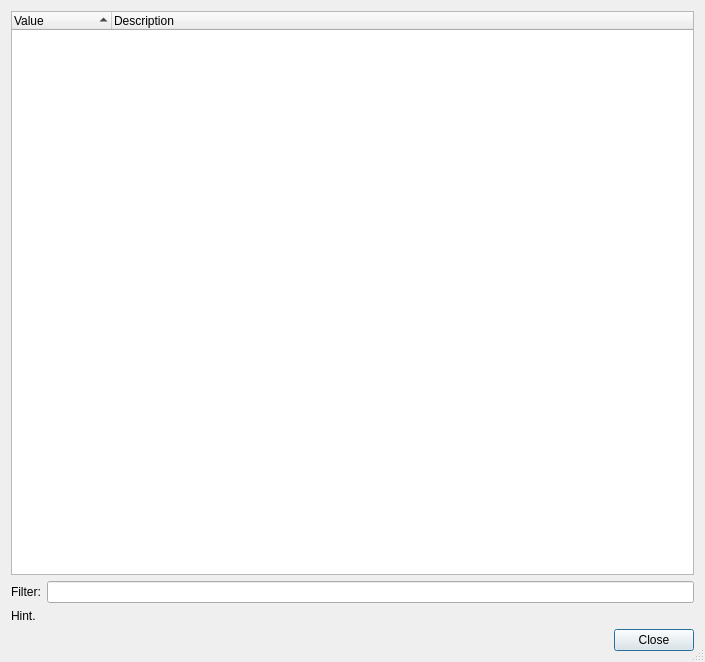
<?xml version="1.0" encoding="UTF-8"?>
<ui version="4.0">
 <class>FieldValuesDialog</class>
 <widget class="QDialog" name="FieldValuesDialog">
  <property name="geometry">
   <rect>
    <x>0</x>
    <y>0</y>
    <width>705</width>
    <height>662</height>
   </rect>
  </property>
  <property name="sizePolicy">
   <sizepolicy hsizetype="Preferred" vsizetype="Preferred">
    <horstretch>0</horstretch>
    <verstretch>0</verstretch>
   </sizepolicy>
  </property>
  <property name="windowTitle">
   <string>Field Value</string>
  </property>
  <property name="sizeGripEnabled">
   <bool>true</bool>
  </property>
  <layout class="QVBoxLayout" name="verticalLayout">
   <item>
    <widget class="QTreeWidget" name="fieldValueTable">
     <property name="contextMenuPolicy">
      <enum>Qt::CustomContextMenu</enum>
     </property>
     <property name="alternatingRowColors">
      <bool>true</bool>
     </property>
     <property name="selectionMode">
      <enum>QAbstractItemView::ExtendedSelection</enum>
     </property>
     <property name="sortingEnabled">
      <bool>true</bool>
     </property>
     <attribute name="headerHighlightSections">
      <bool>false</bool>
     </attribute>
     <column>
      <property name="text">
       <string>Value</string>
      </property>
     </column>
     <column>
      <property name="text">
       <string>Description</string>
      </property>
     </column>
    </widget>
   </item>
   <item>
    <layout class="QHBoxLayout" name="filterHorizontalLayout">
     <property name="topMargin">
      <number>0</number>
     </property>
     <item>
      <widget class="QLabel" name="filterLabel">
       <property name="text">
        <string>Filter:</string>
       </property>
      </widget>
     </item>
     <item>
      <widget class="QLineEdit" name="filterLineEdit"/>
     </item>
    </layout>
   </item>
   <item>
    <widget class="QLabel" name="hintLabel">
     <property name="text">
      <string>Hint.</string>
     </property>
     <property name="wordWrap">
      <bool>true</bool>
     </property>
     <property name="textInteractionFlags">
      <set>Qt::TextSelectableByMouse</set>
     </property>
    </widget>
   </item>
   <item>
    <widget class="QDialogButtonBox" name="buttonBox">
     <property name="standardButtons">
      <set>QDialogButtonBox::Close</set>
     </property>
    </widget>
   </item>
  </layout>
  <action name="actionCopy_Cell">
   <property name="text">
    <string>Copy Cell</string>
   </property>
  </action>
  <action name="actionCopy_Rows">
   <property name="text">
    <string>Copy Rows</string>
   </property>
  </action>
  <action name="actionCopy_All">
   <property name="text">
    <string>Copy All</string>
   </property>
  </action>
  <action name="actionSave_as_image">
   <property name="text">
    <string>Save as image</string>
   </property>
  </action>
  <action name="actionMark_Unmark_Row">
   <property name="text">
    <string>Mark/Unmark Row</string>
   </property>
   <property name="toolTip">
    <string>Mark/Unmark Row</string>
   </property>
   <property name="shortcut">
    <string>Ctrl+M</string>
   </property>
  </action>
  <action name="actionMark_Unmark_Cell">
   <property name="text">
    <string>Mark/Unmark Cell</string>
   </property>
  </action>
 </widget>
 <resources/>
 <connections/>
</ui>
